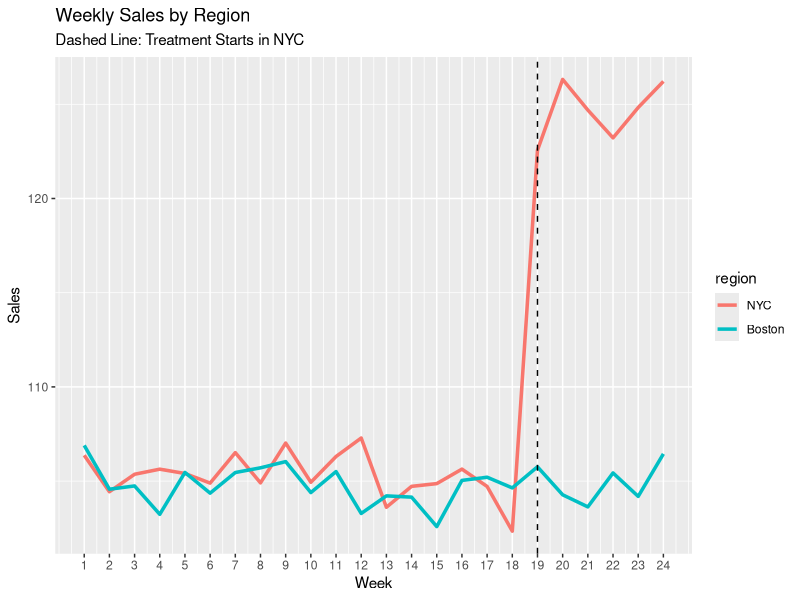
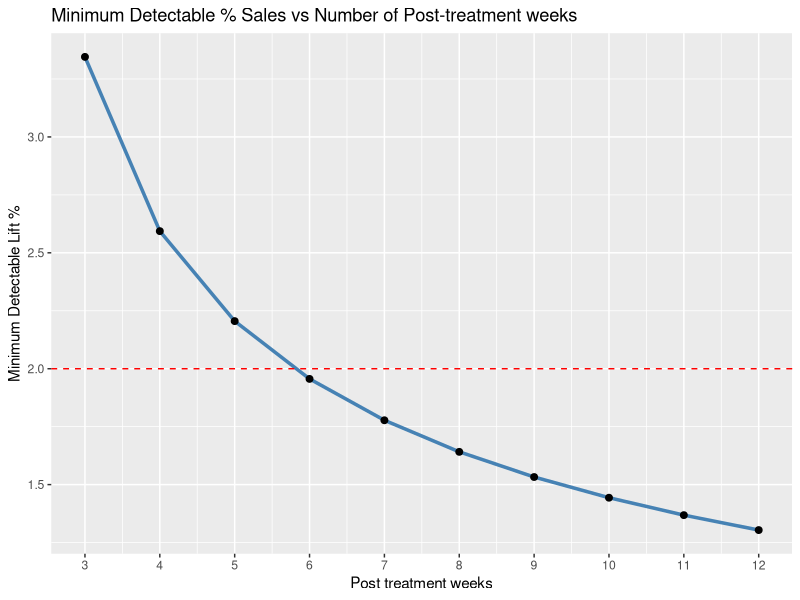
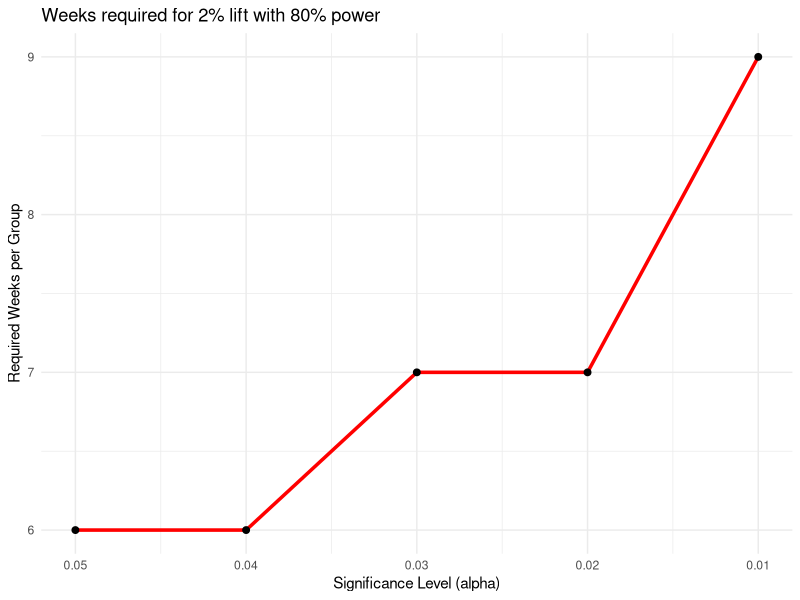

Write the R code that produced these figures, in order.
## ---- chunk 1
library(tidyverse)
library(lmtest)
library(sandwich)
library(ggplot2)
library(pwr)

## ---- chunk 2
set.seed(42)

## ---- chunk 3
weeks <- 24
n_regions <- 2
regions <- c("NYC", "Boston")
treatment_week <- 19
## ---- chunk 4
df <- expand.grid(week = 1:weeks, region = regions)
df <- df %>% 
  mutate(treated = ifelse(region == "NYC", 1, 0),
         post = ifelse(week >= treatment_week, 1,0),
         
         did = treated * post,
         base_sales = 100 +rnorm(n(), 5) # base sales : 100
         )
## ---- chunk 5
df <- df %>% 
  mutate(treatment_effect = ifelse(did == 1, 20, 0),
         sales = base_sales + treatment_effect
         )
head(df)
## ---- chunk 6
ggplot(df, aes (x= week, y = sales, color =region, group = region)) +
  geom_line(size = 1.2) + 
  geom_vline(xintercept = treatment_week, linetype = "dashed", color = 'black') +
  labs( title = "Weekly Sales by Region", subtitle = "Dashed Line: Treatment Starts in NYC", y = "Sales", x = "Week") +
  scale_x_continuous(breaks = seq(min(df$week), max(df$week), by = 1)) 
## ---- chunk 7
baseline_nyc <- df %>% 
  filter(region == "NYC", week < treatment_week) %>% 
  summarize(mean_sales = mean(sales)) %>% 
  pull(mean_sales)

baseline_nyc
## ---- chunk 8
# assuming mde of 2%
effect_units <- 0.02 * baseline_nyc
effect_units
## ---- chunk 9
sd_sales = df %>% 
  filter(week < treatment_week) %>% 
  summarize(sd = sd(sales)) %>% 
  pull(sd)
sd_sales
## ---- chunk 10
d <- effect_units / sd_sales
d
## ---- chunk 11
# calculate power of treatment in 6 weeks
pwr.t.test(d = 2.750816 , n = 6 , sig.level = 0.05,  type = "two.sample")
## ---- chunk 12

d = pwr.t.test( n = 6 , sig.level = 0.05, power =0.8,  type = "two.sample")$d
pwr.t.test( n = 6 , sig.level = 0.05, power =0.8,  type = "two.sample")
## ---- chunk 13
sd_pre <- df %>% 
  filter(week < treatment_week) %>% 
  summarize(sd_sales = sd(sales)) %>% 
  pull(sd_sales)
  
baseline_nyc <- df %>%
  filter(region == "NYC", week < treatment_week) %>%
  summarize(mean_sales = mean(sales)) %>%
  pull(mean_sales)

## ---- chunk 14
mde_units <- d * sd_pre
mde_units
## ---- chunk 15
mde_pct <- (mde_units/baseline_nyc) *100
mde_pct
## ---- chunk 16

weeks_range <- 3:12

compute_mde <- function(n_weeks, sd, baseline){
  d_mde <- pwr.t.test( n = n_weeks , sig.level = 0.05, power =0.8,  type = "two.sample", alternative = "two.sided")$d
  mde_units <- d_mde * sd
  mde_pct <- (mde_units/baseline) * 100
  return(data.frame(weeks = n_weeks,
                    d = d_mde,
                    mde_units,
                    mde_pct
                    ))
}
## ---- chunk 17
baseline_nyc <- df %>%
  filter(region == "NYC", week < treatment_week) %>%
  summarize(mean_sales = mean(sales)) %>%
  pull(mean_sales)
## ---- chunk 18
mde_table <- lapply(weeks_range, compute_mde, sd = sd_pre, baseline = baseline_nyc) %>% 
  bind_rows()
## ---- chunk 19
knitr::kable(round(mde_table, 2), caption = "Minimum Detectable Effect by Week")
## ---- chunk 20
ggplot(mde_table, aes( x= weeks, y= mde_pct)) + 
  geom_line(size = 1.2, color = "steelblue") + 
  geom_point( size = 2) + 
  geom_hline(yintercept =  2, linetype = "dashed", color = "red" ) + 
  labs(title = "Minimum Detectable % Sales vs Number of Post-treatment weeks",
       x = "Post treatment weeks",
       y = "Minimum Detectable Lift %") + 
  scale_x_continuous(breaks = weeks_range)  

## ---- chunk 21
pwr.t.test(d = 1.924106 , sig.level = 0.05
           , power = 0.8, type = "two.sample", alternative = "two.sided")$n
## ---- chunk 22
d <- 2.099254 / 1.091028
alpha_levels <- seq(.05 , .01, by = -.01)

weeks_required <- data.frame(alpha = alpha_levels, n_required = sapply(alpha_levels, function(a) {
  ceiling(pwr.t.test(d = d, sig.level = a, power = 0.8, type = "two.sample")$n)
}))
weeks_required
## ---- chunk 23
ggplot(weeks_required, aes(x = alpha, y = n_required)) +
  geom_line(size = 1.2, color = "Red") +
  geom_point(size = 2) + 
  scale_x_reverse(breaks = alpha_levels) +
  labs(title ="Weeks required for 2% lift with 80% power",
       x = "Significance Level (alpha)",
       y = "Required Weeks per Group") +
  theme_minimal()
